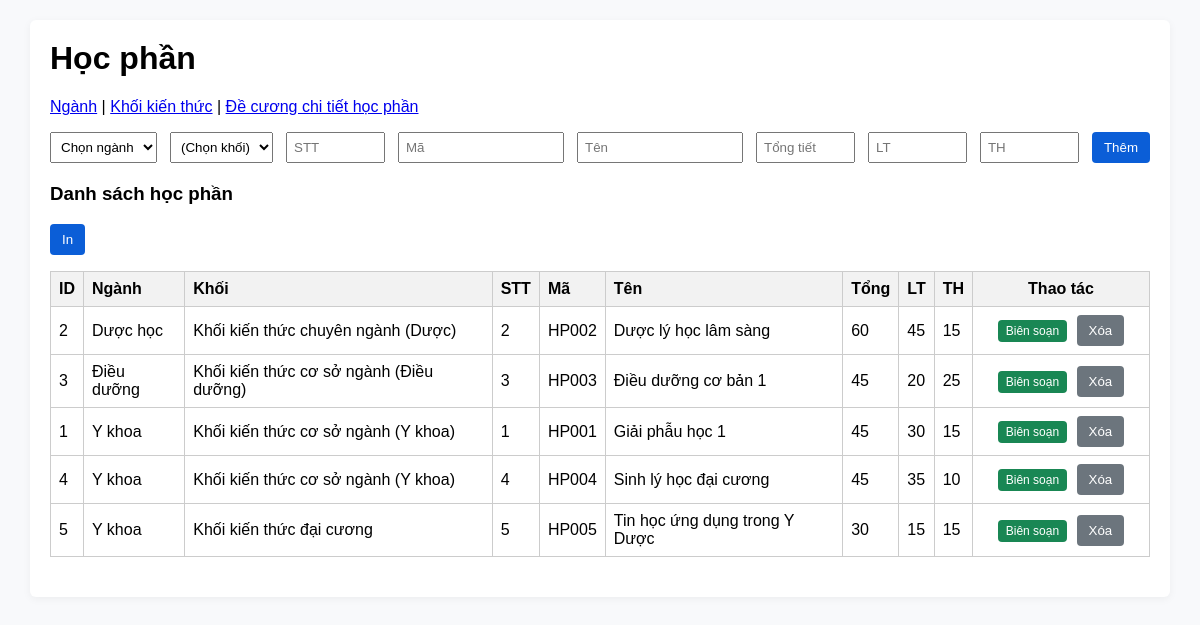
/courses.php, run on an earlier commit of the app's database.
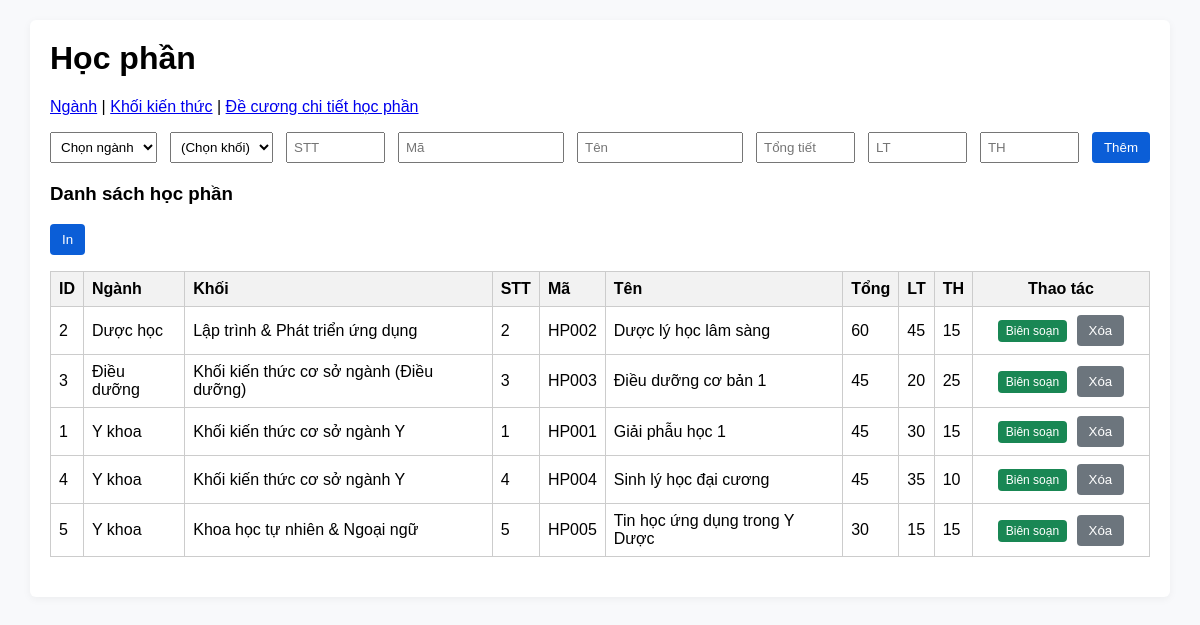
And on a later commit of the database.
### tables this page shows
CREATE TABLE `courses` (
  `id` INT AUTO_INCREMENT PRIMARY KEY,
  `major_id` INT NOT NULL,
  `block_id` INT NULL DEFAULT NULL,
  `code` VARCHAR(50) NOT NULL UNIQUE,
  `name` VARCHAR(255) NOT NULL,
  `total_hours` INT DEFAULT 0,
  `theory_hours` INT DEFAULT 0,
  `practice_hours` INT DEFAULT 0,
  `sort_order` INT DEFAULT 0,
  FOREIGN KEY (`major_id`) REFERENCES `majors`(`id`) ON DELETE CASCADE,
  FOREIGN KEY (`block_id`) REFERENCES `knowledge_blocks`(`id`) ON DELETE SET NULL
);

CREATE TABLE `majors` (
  `id` INT AUTO_INCREMENT PRIMARY KEY,
  `name` VARCHAR(255) NOT NULL
);

CREATE TABLE `knowledge_blocks` (
  `id` INT AUTO_INCREMENT PRIMARY KEY,
  `major_id` INT NOT NULL,
  `name` VARCHAR(255) NOT NULL,
  `parent_id` INT NULL,
  FOREIGN KEY (`major_id`) REFERENCES `majors`(`id`) ON DELETE CASCADE
);

### db.php (called while the page is built, shortened)
<?php
function h($s) {
    return htmlspecialchars($s, ENT_QUOTES, 'UTF-8');
}
?>

### courses.php (the view, shortened to what this page needs)
<?php
require 'db.php';
try {
    $courses = $pdo->query(
        'SELECT c.*, m.name as major_name, b.name as block_name FROM courses c ' .
        'LEFT JOIN majors m ON c.major_id = m.id ' .
        'LEFT JOIN knowledge_blocks b ON c.block_id = b.id ' .
        'ORDER BY m.name, c.sort_order, c.code'
    )->fetchAll(PDO::FETCH_ASSOC);
} catch (PDOException $e) {
    $error_msg = "Lỗi Database (Hãy chắc chắn đã chạy lệnh SQL nâng cấp bảng): " . $e->getMessage();
}
?>
<!doctype html>
<html>
<head>
    <link rel="stylesheet" href="assets/style.css">
    <link href="https://cdn.jsdelivr.net/npm/select2@4.1.0-rc.0/dist/css/select2.min.css" rel="stylesheet" />
</head>
<body>
    <div class="container">
        <h1>Học phần</h1>
        <p>
            <a href="majors.php">Ngành</a> |
            <a href="blocks.php">Khối kiến thức</a> |
            <a href="index.php">Đề cương chi tiết học phần</a>
        </p>
        <div class="section">
            <form method="post" class="row-input">
                <select name="major_id" id="majorSelect" required onchange="filterBlocks(this.value)">
                    <option value="">Chọn ngành</option>
                </select>
                <select name="block_id" id="block_select">
                    <option value="">(Chọn khối)</option>
                </select>
                <input class="small" name="sort_order" placeholder="STT">
                <input name="code" placeholder="Mã" required>
                <input name="name" placeholder="Tên" required>
                <input class="small" name="total_hours" placeholder="Tổng tiết">
                <input class="small" name="theory_hours" placeholder="LT">
                <input class="small" name="practice_hours" placeholder="TH">
                <button class="button" name="add" type="submit">Thêm</button>
            </form>
        </div>
        <div class="section">
            <h3>Danh sách học phần</h3>
            <p><button class="button" onclick="window.print()">In</button></p>
            <?php if ($courses): ?>
                <table class="table">
                    <thead>
                        <tr>
                            <th>ID</th><th>Ngành</th><th>Khối</th><th>STT</th><th>Mã</th><th>Tên</th>
                            <th>Tổng</th><th>LT</th><th>TH</th><th style="width:160px; text-align:center;">Thao tác</th>
                        </tr>
                    </thead>
                    <tbody>
                        <?php foreach ($courses as $c): ?>
                            <tr>
                                <td><?= h($c['id']) ?></td>
                                <td><?= h($c['major_name']) ?></td>
                                <td><?= h($c['block_name'] ?: '(Chưa phân khối)') ?></td>
                                <td><?= h($c['sort_order']) ?></td>
                                <td><?= h($c['code']) ?></td>
                                <td><?= h($c['name']) ?></td>
                                <td><?= h($c['total_hours']) ?></td>
                                <td><?= h($c['theory_hours']) ?></td>
                                <td><?= h($c['practice_hours']) ?></td>
                                <td style="text-align: center;">
                                    <a href="index.php?course_id=<?= h($c['id']) ?>" class="btn-action btn-edit">Biên soạn</a>
                                    <form method="post" style="display: inline; margin: 0;" onsubmit="return confirm('Xóa học phần này?');">
                                        <button class="button secondary" name="delete" value="<?= h($c['id']) ?>" type="submit">Xóa</button>
                                    </form>
                                </td>
                            </tr>
                        <?php endforeach; ?>
                    </tbody>
                </table>
            <?php else: ?>
                <p>Chưa có học phần.</p>
            <?php endif; ?>
        </div>
    </div>
</body>
</html>

### assets/style.css (style rules this page uses)
body { font-family:Arial,Helvetica,sans-serif;margin:20px;background:#f8f9fb }
.container { max-width:1100px;margin:0 auto;background:#fff;padding:20px;border-radius:6px;box-shadow:0 2px 8px rgba(0,0,0,0.05) }
h1 { margin-top:0 }
.section { margin-bottom:20px }
.table { width:100%;border-collapse:collapse;margin-top:8px }
.table th,.table td { border:1px solid #ddd;padding:6px }
.row-input { display:flex;gap:8px;margin-bottom:6px }
.row-input input,.row-input select { flex:1;padding:6px }
.small { width:120px }
.button { padding:8px 12px;border:none;background:#0b5ed7;color:#fff;border-radius:4px;cursor:pointer }
.button.secondary { background:#6c757d }

### courses.php (style rules this page uses)
.table { width: 100%; border-collapse: collapse; margin-top: 15px; }
.table th, .table td { border: 1px solid #ccc; padding: 8px; text-align: left; }
.table th { background: #f2f2f2; }
.row-input select, .row-input input { padding: 6px; margin-right: 5px; }
.small { width: 70px; }
.btn-action { padding: 4px 8px; font-size: 12px; text-decoration: none; border-radius: 4px; color: #fff; border: none; cursor: pointer; }
.btn-edit { background: #198754; display: inline-block; margin-right: 5px; }
.row-input input { width: 150px; }
.row-input input.small { width: 70px; }

What changed in the data, as far as the page shows it:
changed courses "HP002": block.name "Khối kiến thức chuyên ngành (Dược)" → "Lập trình & Phát triển ứng dụng"
changed courses "HP001": block.name "Khối kiến thức cơ sở ngành (Y khoa)" → "Khối kiến thức cơ sở ngành Y"
changed courses "HP004": block.name "Khối kiến thức cơ sở ngành (Y khoa)" → "Khối kiến thức cơ sở ngành Y"
changed courses "HP005": block.name "Khối kiến thức đại cương" → "Khoa học tự nhiên & Ngoại ngữ"
